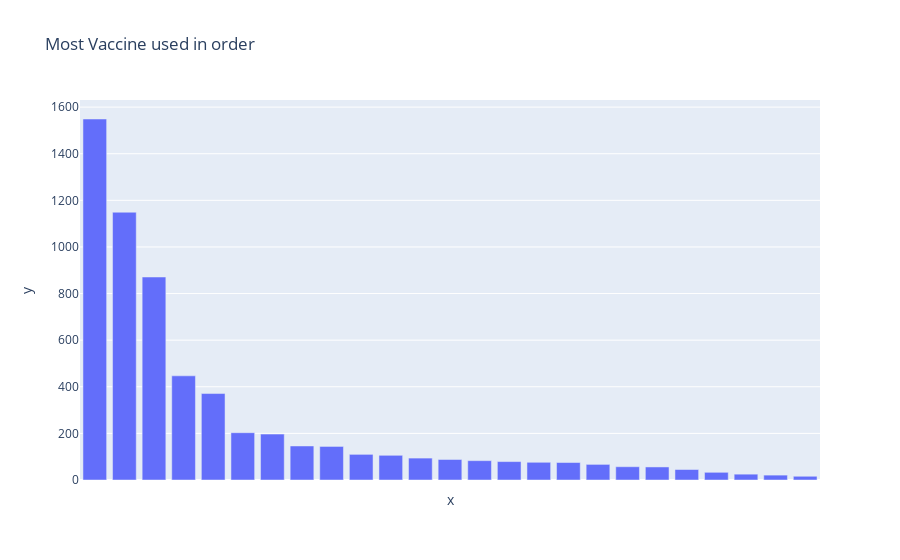

The cell this chart's notebook holds for it:
### Code cell
fig = px.bar(y=df.vaccines.value_counts(),x=df.vaccines.unique(),title= 'Most Vaccine used in order')
fig.update_xaxes(showticklabels=False)
fig.show()

### Figure 1 — Plotly figure (JSON) as saved in the notebook; plotly's stock layout.template omitted (floating-point values rounded to 4 significant figures)
{"data": [{"alignmentgroup": "True", "hovertemplate": "x=%{x}<br>y=%{y}<extra></extra>", "legendgroup": "", "marker": {"color": "#636efa"}, "name": "", "offsetgroup": "", "orientation": "v", "showlegend": false, "textposition": "auto", "type": "bar", "x": ["Pfizer/BioNTech", "Sputnik V", "Oxford/AstraZeneca", "Oxford/AstraZeneca, Sinopharm/Beijing, Sputnik V", "Oxford/AstraZeneca, Pfizer/BioNTech", "Moderna, Oxford/AstraZeneca, Pfizer/BioNTech", "Sinovac", "Oxford/AstraZeneca, Pfizer/BioNTech, Sinopharm/Beijing, Sputnik V", "Oxford/AstraZeneca, Sinovac", "Sinopharm/Beijing", "Moderna, Pfizer/BioNTech", "Pfizer/BioNTech, Sinovac", "Sinopharm/Beijing, Sinopharm/Wuhan, Sinovac", "Moderna", "Moderna, Oxford/AstraZeneca, Pfizer/BioNTech, Sinopharm/Beijing, Sputnik V", "Covaxin, Oxford/AstraZeneca", "Pfizer/BioNTech, Sinopharm/Beijing", "Pfizer/ BioNTech, Sinopharm/Beijing", "Oxford/AstraZeneca, Pfizer/BioNTech, Sputnik V", "Sinopharm/Beijing, Sputnik V", "Oxford/AstraZeneca, Sinopharm/Beijing", "EpiVacCorona, Sputnik V", "Johnson&Johnson", "Oxford/AstraZeneca, Pfizer/BioNTech, Sinopharm/Beijing, Sinopharm/Wuhan, Sputnik V", "Johnson&Johnson, Moderna, Pfizer/BioNTech"], "xaxis": "x", "y": [1549, 1149, 871, 447, 371, 203, 197, 146, 144, 110, 106, 94, 88, 83, 79, 76, 75, 67, 57, 56, 45, 33, 25, 21, 16], "yaxis": "y"}], "layout": {"barmode": "relative", "legend": {"tracegroupgap": 0}, "title": {"text": "Most Vaccine used in order"}, "xaxis": {"anchor": "y", "domain": [0, 1], "showticklabels": false, "title": {"text": "x"}}, "yaxis": {"anchor": "x", "domain": [0, 1], "title": {"text": "y"}}}}
